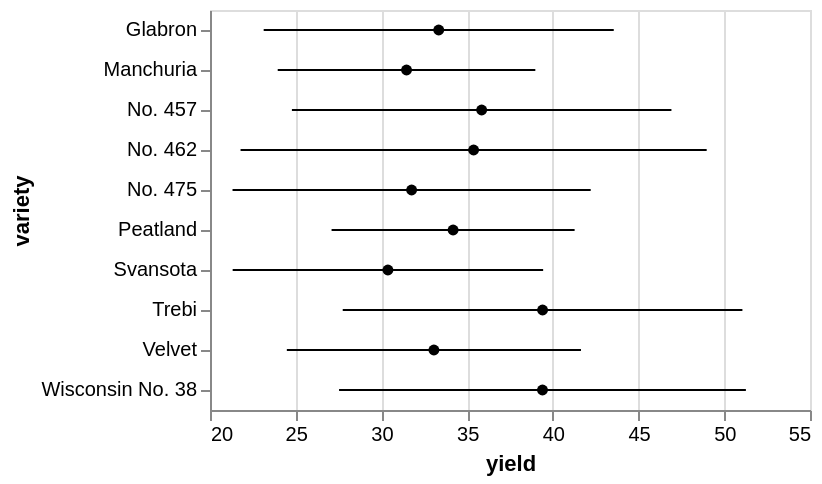

Vega-Lite specification for this chart:
### Vega-Lite specification from a JSON file in a GitHub repository (floating-point values rounded to 4 significant figures)
{"$schema": "https://vega.github.io/schema/vega-lite/v4.json", "data": {"values": [{"yield": 27, "variety": "Manchuria", "year": 1931, "site": "University Farm"}, {"yield": 48.87, "variety": "Manchuria", "year": 1931, "site": "Waseca"}, {"yield": 27.43, "variety": "Manchuria", "year": 1931, "site": "Morris"}, {"yield": 39.93, "variety": "Manchuria", "year": 1931, "site": "Crookston"}, {"yield": 32.97, "variety": "Manchuria", "year": 1931, "site": "Grand Rapids"}, {"yield": 28.97, "variety": "Manchuria", "year": 1931, "site": "Duluth"}, {"yield": 43.07, "variety": "Glabron", "year": 1931, "site": "University Farm"}, {"yield": 55.2, "variety": "Glabron", "year": 1931, "site": "Waseca"}, {"yield": 28.77, "variety": "Glabron", "year": 1931, "site": "Morris"}, {"yield": 38.13, "variety": "Glabron", "year": 1931, "site": "Crookston"}, {"yield": 29.13, "variety": "Glabron", "year": 1931, "site": "Grand Rapids"}, {"yield": 29.67, "variety": "Glabron", "year": 1931, "site": "Duluth"}, {"yield": 35.13, "variety": "Svansota", "year": 1931, "site": "University Farm"}, {"yield": 47.33, "variety": "Svansota", "year": 1931, "site": "Waseca"}, {"yield": 25.77, "variety": "Svansota", "year": 1931, "site": "Morris"}, {"yield": 40.47, "variety": "Svansota", "year": 1931, "site": "Crookston"}, {"yield": 29.67, "variety": "Svansota", "year": 1931, "site": "Grand Rapids"}, {"yield": 25.7, "variety": "Svansota", "year": 1931, "site": "Duluth"}, {"yield": 39.9, "variety": "Velvet", "year": 1931, "site": "University Farm"}, {"yield": 50.23, "variety": "Velvet", "year": 1931, "site": "Waseca"}, {"yield": 26.13, "variety": "Velvet", "year": 1931, "site": "Morris"}, {"yield": 41.33, "variety": "Velvet", "year": 1931, "site": "Crookston"}, {"yield": 23.03, "variety": "Velvet", "year": 1931, "site": "Grand Rapids"}, {"yield": 26.3, "variety": "Velvet", "year": 1931, "site": "Duluth"}, {"yield": 36.57, "variety": "Trebi", "year": 1931, "site": "University Farm"}, {"yield": 63.83, "variety": "Trebi", "year": 1931, "site": "Waseca"}, {"yield": 43.77, "variety": "Trebi", "year": 1931, "site": "Morris"}, {"yield": 46.93, "variety": "Trebi", "year": 1931, "site": "Crookston"}, {"yield": 29.77, "variety": "Trebi", "year": 1931, "site": "Grand Rapids"}, {"yield": 33.93, "variety": "Trebi", "year": 1931, "site": "Duluth"}, {"yield": 43.27, "variety": "No. 457", "year": 1931, "site": "University Farm"}, {"yield": 58.1, "variety": "No. 457", "year": 1931, "site": "Waseca"}, {"yield": 28.7, "variety": "No. 457", "year": 1931, "site": "Morris"}, {"yield": 45.67, "variety": "No. 457", "year": 1931, "site": "Crookston"}, {"yield": 32.17, "variety": "No. 457", "year": 1931, "site": "Grand Rapids"}, {"yield": 33.6, "variety": "No. 457", "year": 1931, "site": "Duluth"}, {"yield": 36.6, "variety": "No. 462", "year": 1931, "site": "University Farm"}, {"yield": 65.77, "variety": "No. 462", "year": 1931, "site": "Waseca"}, {"yield": 30.37, "variety": "No. 462", "year": 1931, "site": "Morris"}, {"yield": 48.57, "variety": "No. 462", "year": 1931, "site": "Crookston"}, {"yield": 24.93, "variety": "No. 462", "year": 1931, "site": "Grand Rapids"}, {"yield": 28.1, "variety": "No. 462", "year": 1931, "site": "Duluth"}, {"yield": 32.77, "variety": "Peatland", "year": 1931, "site": "University Farm"}, {"yield": 48.57, "variety": "Peatland", "year": 1931, "site": "Waseca"}, {"yield": 29.87, "variety": "Peatland", "year": 1931, "site": "Morris"}, {"yield": 41.6, "variety": "Peatland", "year": 1931, "site": "Crookston"}, {"yield": 34.7, "variety": "Peatland", "year": 1931, "site": "Grand Rapids"}, {"yield": 32, "variety": "Peatland", "year": 1931, "site": "Duluth"}, {"yield": 24.67, "variety": "No. 475", "year": 1931, "site": "University Farm"}, {"yield": 46.77, "variety": "No. 475", "year": 1931, "site": "Waseca"}, {"yield": 22.6, "variety": "No. 475", "year": 1931, "site": "Morris"}, {"yield": 44.1, "variety": "No. 475", "year": 1931, "site": "Crookston"}, {"yield": 19.7, "variety": "No. 475", "year": 1931, "site": "Grand Rapids"}, {"yield": 33.07, "variety": "No. 475", "year": 1931, "site": "Duluth"}, {"yield": 39.3, "variety": "Wisconsin No. 38", "year": 1931, "site": "University Farm"}, {"yield": 58.8, "variety": "Wisconsin No. 38", "year": 1931, "site": "Waseca"}, {"yield": 29.47, "variety": "Wisconsin No. 38", "year": 1931, "site": "Morris"}, {"yield": 49.87, "variety": "Wisconsin No. 38", "year": 1931, "site": "Crookston"}, {"yield": 34.47, "variety": "Wisconsin No. 38", "year": 1931, "site": "Grand Rapids"}, {"yield": 31.6, "variety": "Wisconsin No. 38", "year": 1931, "site": "Duluth"}, {"yield": 26.9, "variety": "Manchuria", "year": 1932, "site": "University Farm"}, {"yield": 33.47, "variety": "Manchuria", "year": 1932, "site": "Waseca"}, {"yield": 34.37, "variety": "Manchuria", "year": 1932, "site": "Morris"}, {"yield": 32.97, "variety": "Manchuria", "year": 1932, "site": "Crookston"}, {"yield": 22.13, "variety": "Manchuria", "year": 1932, "site": "Grand Rapids"}, {"yield": 22.57, "variety": "Manchuria", "year": 1932, "site": "Duluth"}, {"yield": 36.8, "variety": "Glabron", "year": 1932, "site": "University Farm"}, {"yield": 37.73, "variety": "Glabron", "year": 1932, "site": "Waseca"}, {"yield": 35.13, "variety": "Glabron", "year": 1932, "site": "Morris"}, {"yield": 26.17, "variety": "Glabron", "year": 1932, "site": "Crookston"}, {"yield": 14.43, "variety": "Glabron", "year": 1932, "site": "Grand Rapids"}, {"yield": 25.87, "variety": "Glabron", "year": 1932, "site": "Duluth"}, {"yield": 27.43, "variety": "Svansota", "year": 1932, "site": "University Farm"}, {"yield": 38.5, "variety": "Svansota", "year": 1932, "site": "Waseca"}, {"yield": 35.03, "variety": "Svansota", "year": 1932, "site": "Morris"}, {"yield": 20.63, "variety": "Svansota", "year": 1932, "site": "Crookston"}, {"yield": 16.63, "variety": "Svansota", "year": 1932, "site": "Grand Rapids"}, {"yield": 22.23, "variety": "Svansota", "year": 1932, "site": "Duluth"}, {"yield": 26.8, "variety": "Velvet", "year": 1932, "site": "University Farm"}, {"yield": 37.4, "variety": "Velvet", "year": 1932, "site": "Waseca"}, {"yield": 38.83, "variety": "Velvet", "year": 1932, "site": "Morris"}, {"yield": 32.07, "variety": "Velvet", "year": 1932, "site": "Crookston"}, {"yield": 32.23, "variety": "Velvet", "year": 1932, "site": "Grand Rapids"}, {"yield": 22.47, "variety": "Velvet", "year": 1932, "site": "Duluth"}, {"yield": 29.07, "variety": "Trebi", "year": 1932, "site": "University Farm"}, {"yield": 49.23, "variety": "Trebi", "year": 1932, "site": "Waseca"}, {"yield": 46.63, "variety": "Trebi", "year": 1932, "site": "Morris"}, {"yield": 41.83, "variety": "Trebi", "year": 1932, "site": "Crookston"}, {"yield": 20.63, "variety": "Trebi", "year": 1932, "site": "Grand Rapids"}, {"yield": 30.6, "variety": "Trebi", "year": 1932, "site": "Duluth"}, {"yield": 26.43, "variety": "No. 457", "year": 1932, "site": "University Farm"}, {"yield": 42.2, "variety": "No. 457", "year": 1932, "site": "Waseca"}, {"yield": 43.53, "variety": "No. 457", "year": 1932, "site": "Morris"}, {"yield": 34.33, "variety": "No. 457", "year": 1932, "site": "Crookston"}, {"yield": 19.47, "variety": "No. 457", "year": 1932, "site": "Grand Rapids"}, {"yield": 22.7, "variety": "No. 457", "year": 1932, "site": "Duluth"}, {"yield": 25.57, "variety": "No. 462", "year": 1932, "site": "University Farm"}, {"yield": 44.7, "variety": "No. 462", "year": 1932, "site": "Waseca"}, {"yield": 47, "variety": "No. 462", "year": 1932, "site": "Morris"}, {"yield": 30.53, "variety": "No. 462", "year": 1932, "site": "Crookston"}, {"yield": 19.9, "variety": "No. 462", "year": 1932, "site": "Grand Rapids"}, {"yield": 22.5, "variety": "No. 462", "year": 1932, "site": "Duluth"}, {"yield": 28.07, "variety": "Peatland", "year": 1932, "site": "University Farm"}, {"yield": 36.03, "variety": "Peatland", "year": 1932, "site": "Waseca"}, {"yield": 43.2, "variety": "Peatland", "year": 1932, "site": "Morris"}, {"yield": 25.23, "variety": "Peatland", "year": 1932, "site": "Crookston"}, {"yield": 26.77, "variety": "Peatland", "year": 1932, "site": "Grand Rapids"}, {"yield": 31.37, "variety": "Peatland", "year": 1932, "site": "Duluth"}, {"yield": 30, "variety": "No. 475", "year": 1932, "site": "University Farm"}, {"yield": 41.27, "variety": "No. 475", "year": 1932, "site": "Waseca"}, {"yield": 44.23, "variety": "No. 475", "year": 1932, "site": "Morris"}, {"yield": 32.13, "variety": "No. 475", "year": 1932, "site": "Crookston"}, {"yield": 15.23, "variety": "No. 475", "year": 1932, "site": "Grand Rapids"}, {"yield": 27.37, "variety": "No. 475", "year": 1932, "site": "Duluth"}, {"yield": 38, "variety": "Wisconsin No. 38", "year": 1932, "site": "University Farm"}, {"yield": 58.17, "variety": "Wisconsin No. 38", "year": 1932, "site": "Waseca"}, {"yield": 47.17, "variety": "Wisconsin No. 38", "year": 1932, "site": "Morris"}, {"yield": 35.9, "variety": "Wisconsin No. 38", "year": 1932, "site": "Crookston"}, {"yield": 20.67, "variety": "Wisconsin No. 38", "year": 1932, "site": "Grand Rapids"}, {"yield": 29.33, "variety": "Wisconsin No. 38", "year": 1932, "site": "Duluth"}]}, "layer": [{"mark": {"type": "errorbar", "extent": "stdev"}, "encoding": {"x": {"field": "yield", "type": "quantitative", "scale": {"zero": false}}, "y": {"field": "variety", "type": "ordinal"}}}, {"mark": {"type": "point", "filled": true, "color": "black"}, "encoding": {"x": {"field": "yield", "type": "quantitative", "aggregate": "mean"}, "y": {"field": "variety", "type": "ordinal"}}}]}
